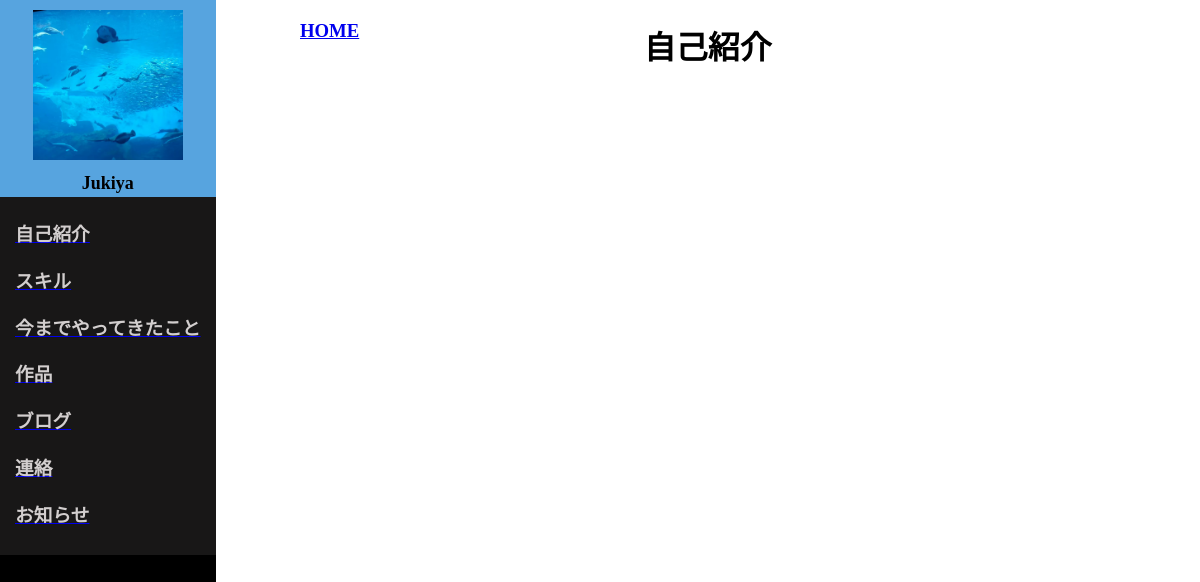
Page /introduction/ on the earlier database version.
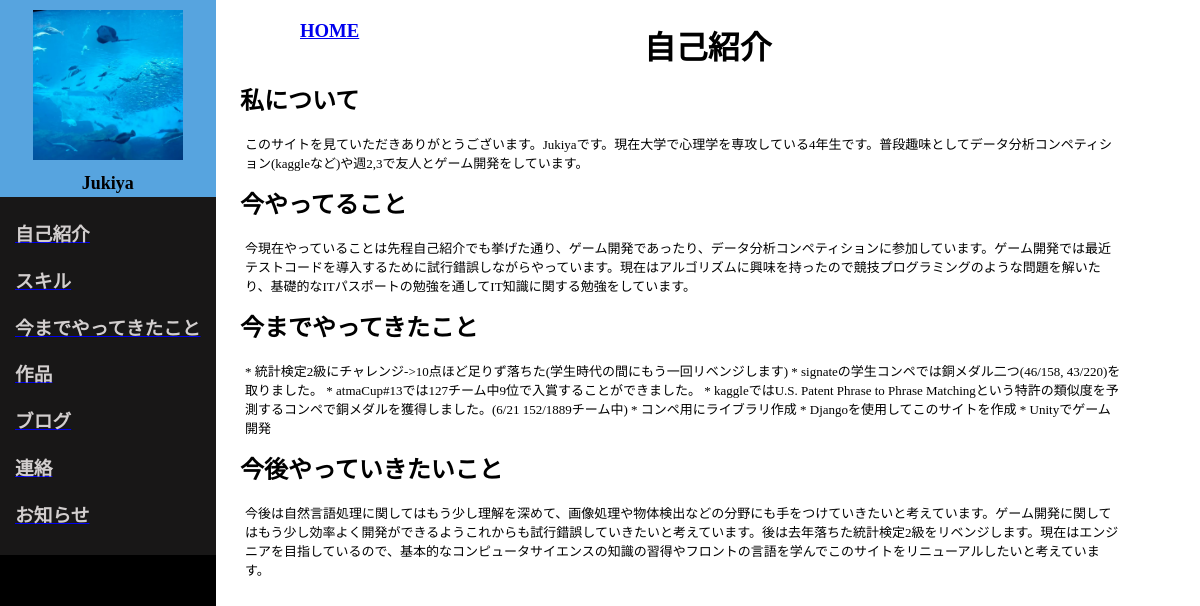
Same page on the later database version.
### myapp/models.py (models this page shows, shortened)
class SelfIntroductionModel(models.Model):
    title = models.CharField(max_length=100, blank=True)
    description = models.TextField(
        max_length=10000, default="Please input text")

### myapp/views.py (the view)
# urls.py: path("introduction/", views.SelfIntroductionView.as_view(), name="introduction"),
class SelfIntroductionView(View):
    def get(self, request, *args, **kwargs):
        about_data = SelfIntroductionModel.objects.all()
        return render(request, "myapp/self_introduction.html", {"about_data":about_data})

### myapp/templates/myapp/self_introduction.html (shortened to what this page needs)
<!DOCTYPE html>
{% load static %}
<html lang="en">
    <head>
        <link rel="stylesheet" type="text/css" href="{% static 'css/introduction.css' %}">
        <div class="header">
            <div class="profile">
                <img src="/media/img/upload/my_favorite_photo.jpg" , alt="profile_icon" , width="150" , height="150">
                <h1><font color="black">Jukiya</font></h1>
            </div>
            <div class="page_link">
                <a href="{% url 'myapp:introduction' %}"><h3>自己紹介</h3></a>
                <a href="{% url 'myapp:skill' %}"><h3>スキル</h3></a>
                <a href="{% url 'myapp:experience' %}"><h3>今までやってきたこと</h3></a>
                <a href="{% url 'myapp:works' %}"><h3>作品</h3></a>
                <a href="{% url 'myapp:blog' %}"><h3>ブログ</h3></a>
                <a href="{% url 'myapp:contact' %}"><h3>連絡</h3></a>
                <a href="{% url 'myapp:news' %}"><h3>お知らせ</h3></a>
            </div>
        </div>
    </head>
    <body>
        <div class="title">
            <a href="{% url 'myapp:home' %}"><h3>HOME</h3></a>
        <h1 class="introduction">自己紹介</h1>
        </div>
        <div class="introduction_content", id="aboutmecontent">
            {% for about in about_data %}
            <ul>
                <li><h2>{{about.title}}</h2></li>
                <p>{{ about.description | linebreaks }}</p>
            </ul>
            {% endfor %}
        </div>
    </body>
</html>

Differences in the rows shown:
added SelfIntroductionModel: title "私について", description "このサイトを見ていただきありがとうございます。Jukiyaです。現在大学で心理学を専攻している4年生です。普段趣味としてデータ分析コンペティション(kaggleなど)や週2,3で友人とゲーム開発をしています。"
added SelfIntroductionModel: title "今やってること", description "今現在やっていることは先程自己紹介でも挙げた通り、ゲーム開発であったり、データ分析コンペティションに参加しています。ゲーム開発では最近テストコードを導入するために試行錯誤しながらやっています。現在はアルゴリズムに興味を持ったので競技プログラミングのような問題を解いたり、基礎的なITパスポートの勉強を通してIT知識に関する勉強をしています。"
added SelfIntroductionModel: title "今までやってきたこと", description "* 統計検定2級にチャレンジ->10点ほど足りず落ちた(学生時代の間にもう一回リベンジします) * signateの学生コンペでは銅メダル二つ(46/158, 43/220)を取りました。 * atmaCup#13では127チーム中9位で入賞することができました。 * kaggleではU.S. Patent Phrase to Phrase Matchingという特許の類似度を予測するコンペで銅メダルを獲得しました。(6/21 152/1889チーム中) * コンペ用にライブラリ作成 * Djangoを使用してこのサイトを作成 * Unityでゲーム開発"
added SelfIntroductionModel: title "今後やっていきたいこと", description "今後は自然言語処理に関してはもう少し理解を深めて、画像処理や物体検出などの分野にも手をつけていきたいと考えています。ゲーム開発に関してはもう少し効率よく開発ができるようこれからも試行錯誤していきたいと考えています。後は去年落ちた統計検定2級をリベンジします。現在はエンジニアを目指しているので、基本的なコンピュータサイエンスの知識の習得やフロントの言語を学んでこのサイトをリニューアルしたいと考えています。"
